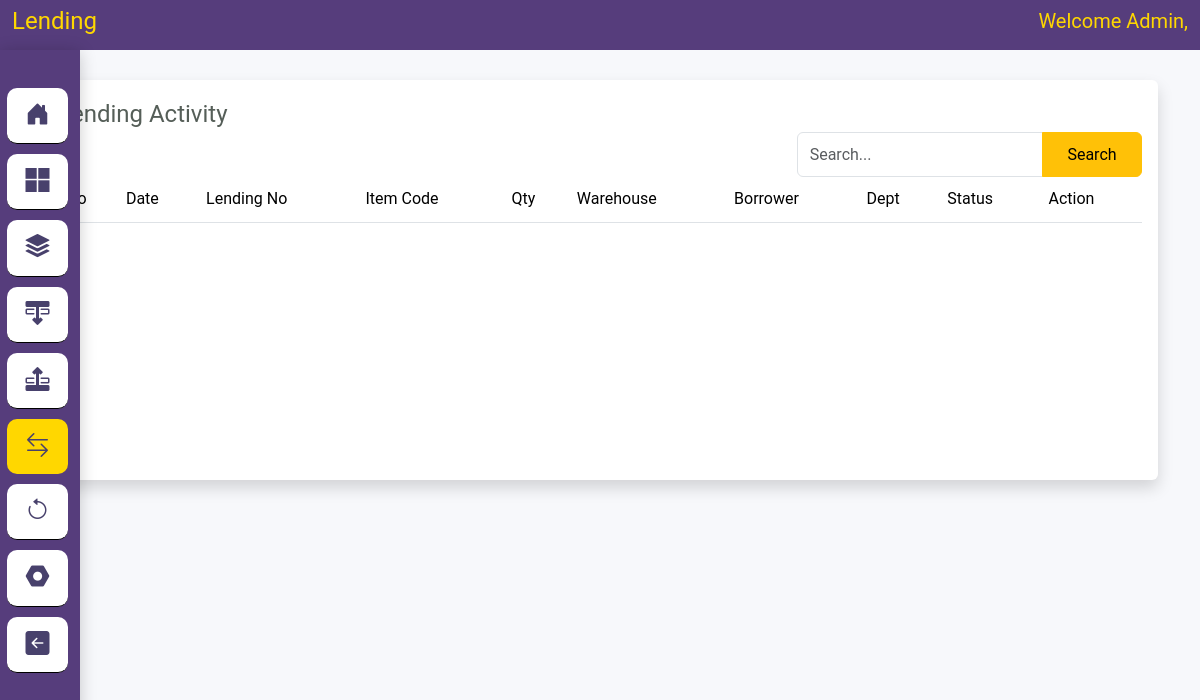
The app's page /index.php/lending, older data.
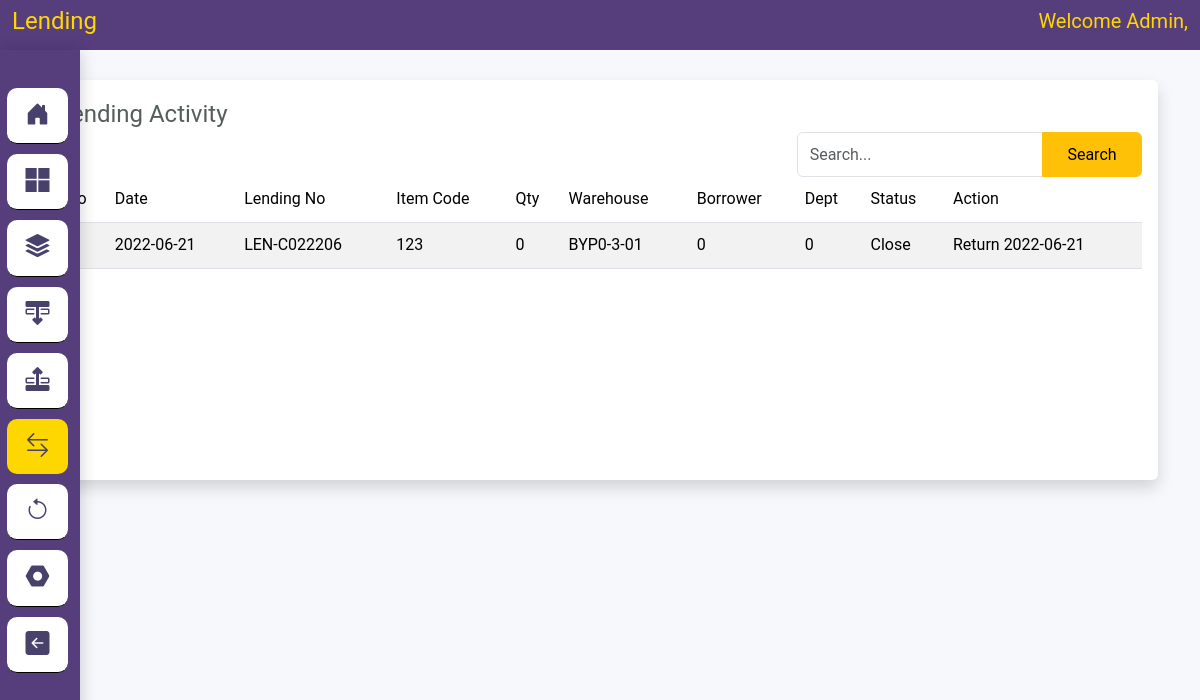
The same page, newer data.
### tables this page shows
CREATE TABLE `lending` (
  `id` int(11) NOT NULL,
  `lending_no` varchar(50) NOT NULL,
  `lending_date` date NOT NULL,
  `item_code` varchar(50) NOT NULL,
  `lending_qty` int(11) NOT NULL,
  `borrower_name` varchar(200) NOT NULL,
  `dept_code` varchar(50) NOT NULL,
  `lending_note` text DEFAULT NULL,
  `return_note` text DEFAULT NULL,
  `return_qty` int(11) DEFAULT NULL,
  `return_date` date DEFAULT NULL,
  `entered` varchar(50) DEFAULT NULL,
  `warehouse_code` varchar(50) NOT NULL,
  `status` varchar(50) NOT NULL
);

### application/controllers/Lending.php (called while the page is built, shortened)
<?php
class Lending extends CI_Controller
{
    public function index()
    {
        if ($this->input->post('search')) {
            $data['keyword'] = $this->input->post('keyword');
            $this->session->set_userdata('keyword_lending', $data['keyword']);
        } else {
            $data['keyword'] = $this->session->userdata('keyword_lending');;
        }
        $this->db->like('lending_no', $data['keyword'])->or_like('lending_date', $data['keyword'])->or_like('item_code', $data['keyword'])->or_like('dept_code', $data['keyword'])
        ->or_like('warehouse_code', $data['keyword'])->or_like('status', $data['keyword'])->or_like('lending_qty', $data['keyword'])->or_like('borrower_name', $data['keyword']);
        $this->db->from('lending');
        $config['total_rows'] = $this->db->count_all_results();
        $data['total_rows'] = $config['total_rows'];
        $config['per_page'] = 10;
        $data['judul'] = 'Lending';
        $data['start'] = $this->uri->segment(3);
        $this->db->like('lending_no', $data['keyword'])->or_like('lending_date', $data['keyword'])->or_like('item_code', $data['keyword'])->or_like('dept_code', $data['keyword'])
        ->or_like('warehouse_code', $data['keyword'])->or_like('status', $data['keyword'])->or_like('lending_qty', $data['keyword'])->or_like('borrower_name', $data['keyword']);
        $this->db->from('lending');
        $this->db->limit($config['per_page'], $data['start']);
        $data['lending'] = $this->db->get()->result();
        $this->load->view('template/header', $data);
        $this->load->view('lending/index', $data);
    }
}

### index.php (called while the page is built, shortened)
<?php
require_once BASEPATH.'core/CodeIgniter.php';

### application/views/lending/index.php (the view, shortened to what this page needs)
<div class="container" style="margin-top: 80px;">
    <div class="cards shadow p-3 mb-5 bg-white rounded" style="min-height: 400px; margin-top:3px">
        <div class="cards-header card-header-text">
            <h4 class="card-title">Lending Activity</h4>
            <div class="row">
                <div class="col">
                </div>
                <div class="col-md-4">
                    <form action="<?= base_url() . 'lending' ?>" method="POST" autocomplete="off">
                        <div class="input-group">
                            <input type="text submit" class="form-control" id="keyword" name="keyword"
                                value="<?= $this->session->userdata('keyword_lending') ?>" placeholder="Search...">
                            <input type="submit" class="btn btn-warning" style="height:45px; font-size:medium;"
                                name="search" value="Search">
                        </div>
                    </form>
                </div>
            </div>
        </div>
        <div class="card-content table-responsive">
            <table id="lending" class="table table-striped table-hover">
                <thead class="text-primary">
                    <tr>
                        <th>No</th>
                        <th>Date</th>
                        <th>Lending No</th>
                        <th>Item Code</th>
                        <th>Qty</th>
                        <th>Warehouse</th>
                        <th>Borrower</th>
                        <th>Dept</th>
                        <th>Status</th>
                        <th>Action</th>
                    </tr>
                </thead>
                <tbody>
                    <?php
                                    $i = 1+$start;
                                    foreach ($lending as $data) {
                                ?>
                    <tr>
                        <td><?= $i ?></td>
                        <td><?= $data->lending_date ?></td>
                        <td><?= $data->lending_no ?></td>
                        <td><?= $data->item_code ?></td>
                        <td><?= $data->lending_qty ?></td>
                        <td><?= $data->warehouse_code ?></td>
                        <td><?= $data->borrower_name ?></td>
                        <td><?= $data->dept_code ?></td>
                        <td><?= $data->status ?></td>
                        <td>
                            <?php if (strtolower($data->status) == "open") { ?>
                            <a href="<?= base_url() ?>received/view_lending?id=<?= $data->id ?>">
                                <button type="submit" class="btn btn-warning btn-sm"
                                    style="margin:0px; height:35px;">Closed</button>
                            </a>
                            <?php ;} else {
                                echo 'Return '.$data->return_date; } ?>
                        </td>
                    </tr>
                    <?php
                            $i++;
                            } ?>
                </tbody>
            </table>
        </div>
    </div>
</div>

Row changes from the older to the newer data that the page shows:
added lending: lending_date "2022-06-21", lending_no "LEN-C022206", item_code "123", lending_qty "0", warehouse_code "BYP0-3-01", borrower_name "0", dept_code "0", status "Close", return_date "2022-06-21"
